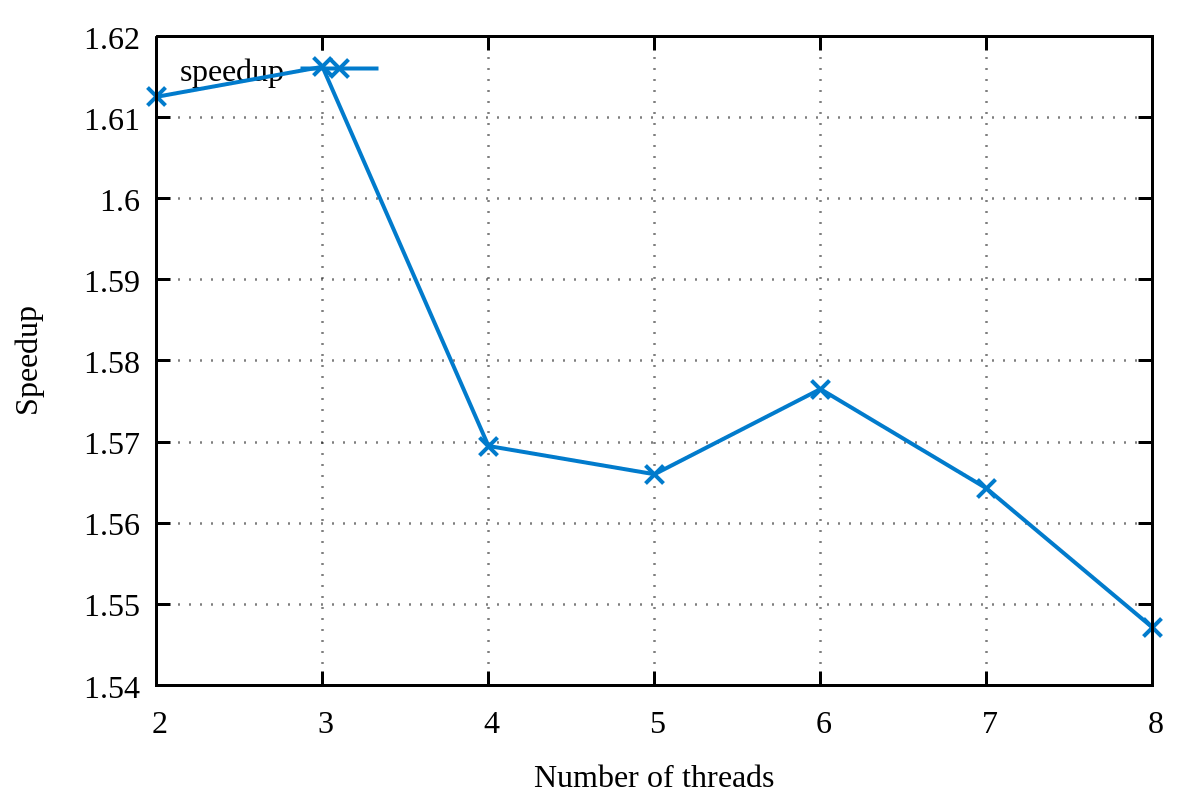

This figure's gnuplot source:
set term pngcairo enhanced font "Times,24" size 1200,800
set xlabel "Number of threads"
set ylabel "Speedup"
set output "speedup.png"
set key inside top left nobox

set border lw 3
set grid lw 2.5
set pointsize 3.0

plot "sspeedupFloyd" using 1:2 \
     ti "speedup" \
with lp lw 4 pt 2 lc rgb '#017BCC'
